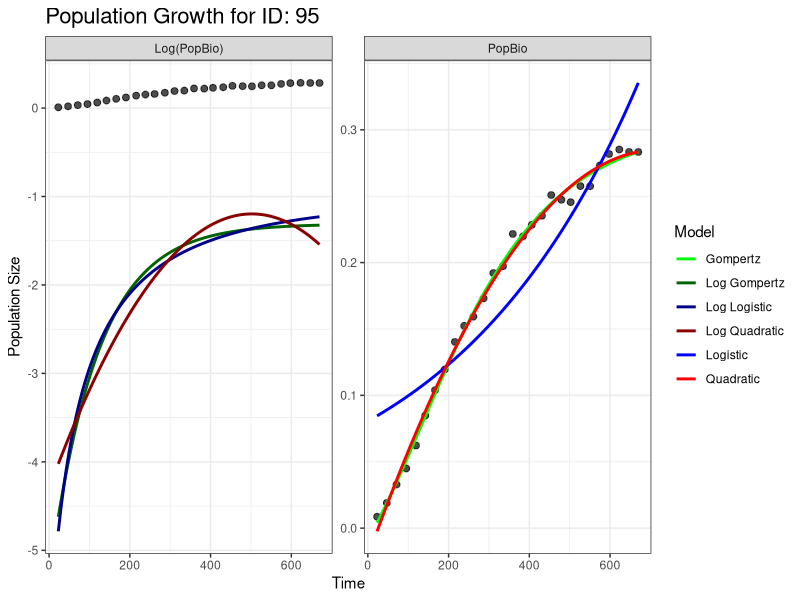
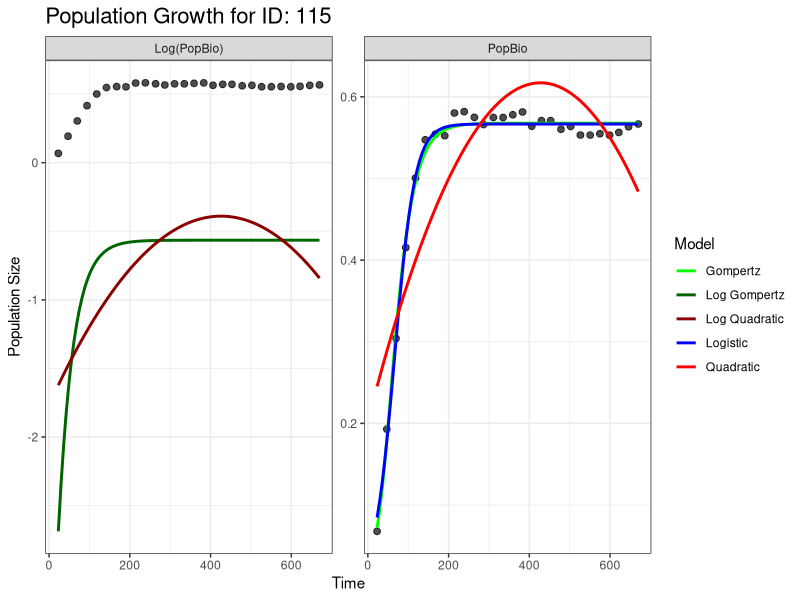
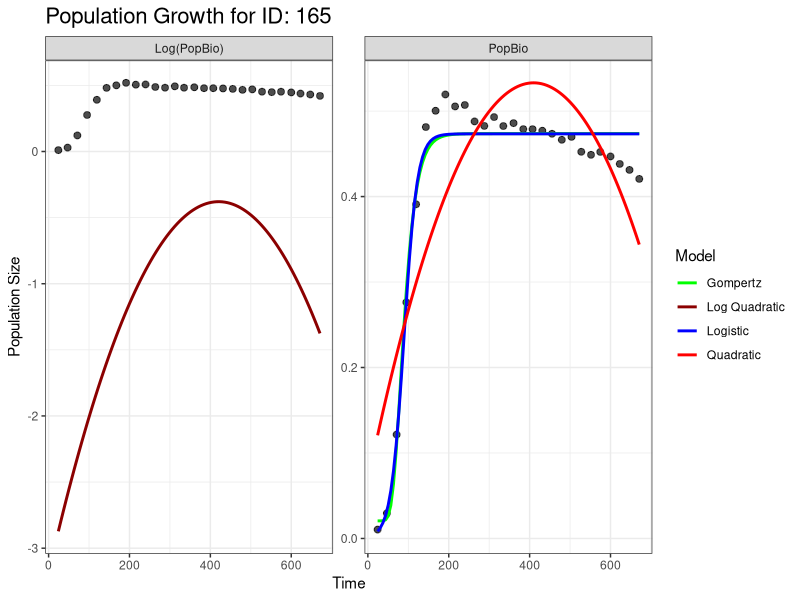
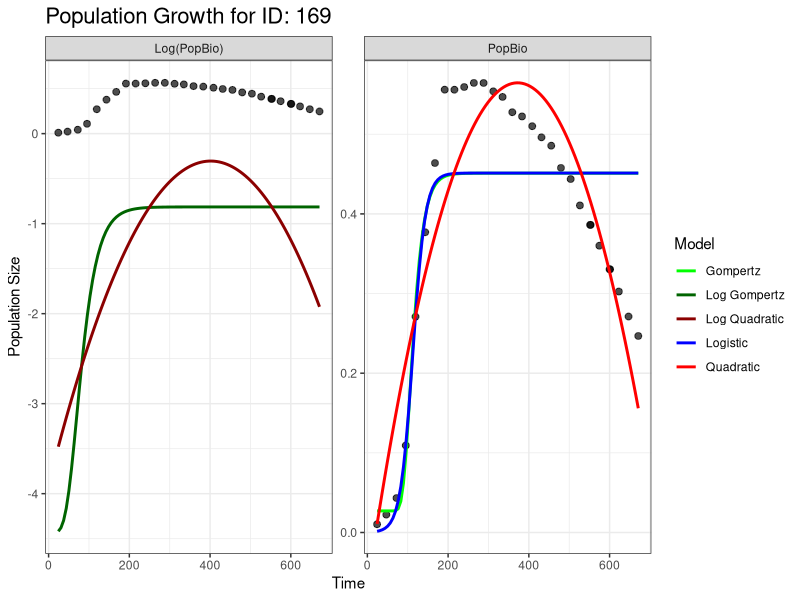
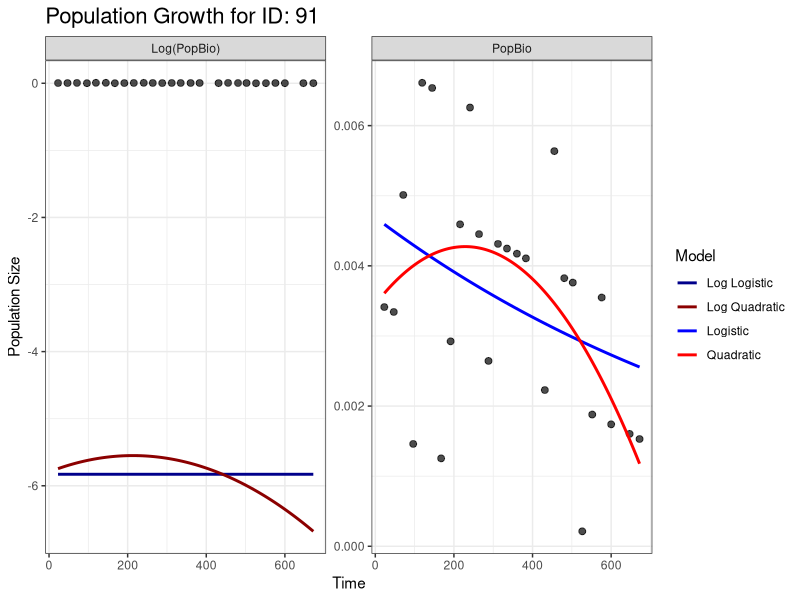
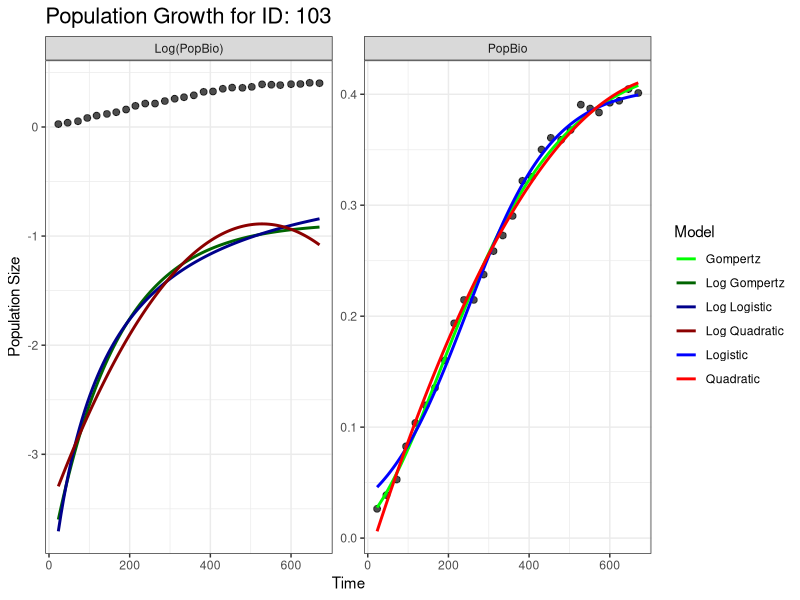
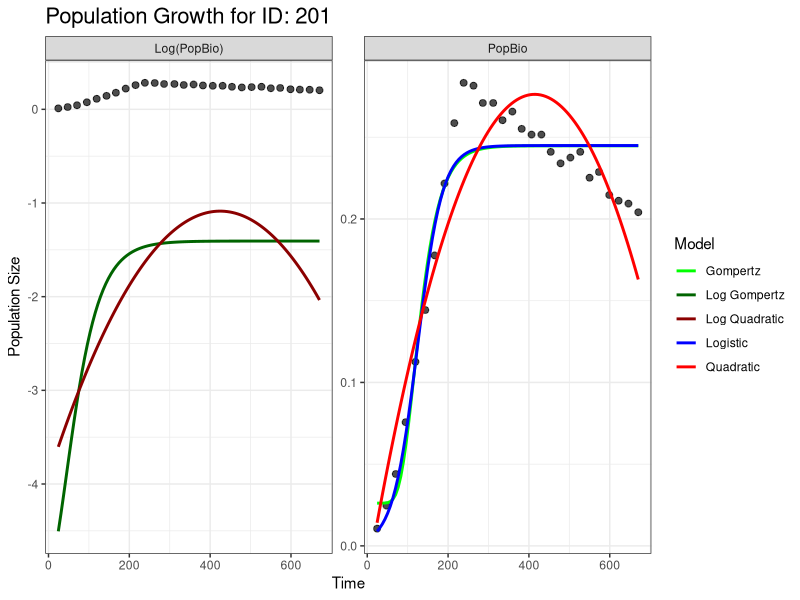
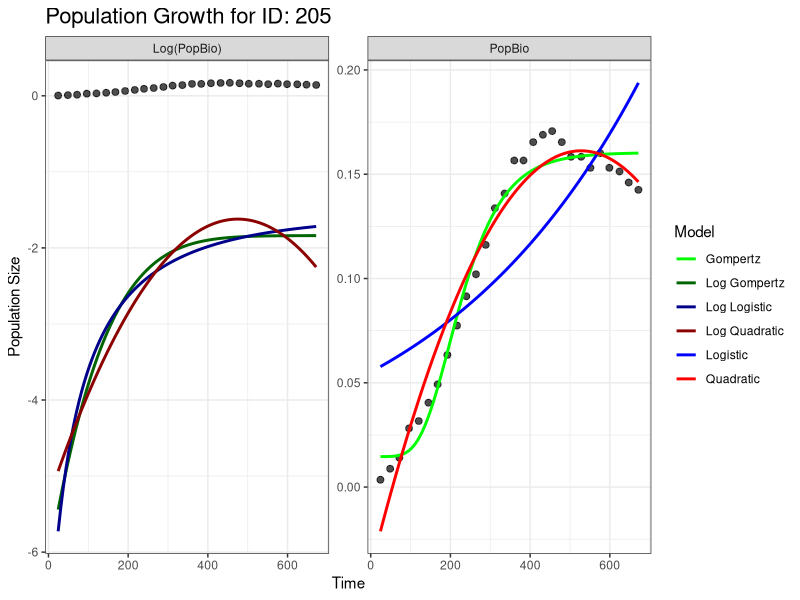

These figures' R source, in order: (Note: this script raises an error after producing the figures.)
#########
# Load required libraries
library(ggplot2)
library(minpack.lm)
library(dplyr)
library(data.table)
library(tidyr)



#load and clean datasets
data <- read.csv("../results/subset_data.csv") %>%
  filter(Time >= 0, PopBio > 0, !is.na(PopBio)) %>%
  mutate(logPopBio = log(PopBio)) %>%
  group_by(num_ID) %>%
  filter(n() >= 5) %>%
  ungroup()

#define unique IDs
unique_ids <- unique(data$num_ID)
n_ids <- length(unique_ids)

#define Models
logistic1 <- function(t, r, K, N0) {
  N0 * K * exp(r * t) / (K + N0 * (exp(r * t) - 1))
}

gompertz_model <- function(t, r, K, N0, t_lag) {
  N0 + (K - N0) * exp(-exp(r * exp(1) * (t_lag - t) / ((K - N0) * log(10)) + 1))
}



#Stat metrics= 
  #R2
calculate_R2 <- function(model, data, response_var) {
  if (is.null(model)) {
    return(NA)  # If model didn't converge, return NA
  }
  
  # Extract observed values
  y_obs <- data[[response_var]]
  y_pred <- predict(model, newdata = data)
  
  # Compute R²
  SS_res <- sum((y_obs - y_pred)^2, na.rm = TRUE)
  SS_tot <- sum((y_obs - mean(y_obs, na.rm = TRUE))^2, na.rm = TRUE)
  
  R2 <- 1 - (SS_res / SS_tot)
  
  return(R2)
}
  #AIC, BIC, R2 safe -- only if model is not null
safe_AIC <- function(model) if (!is.null(model)) tryCatch(AIC(model), error = function(e) NA) else NA
safe_BIC <- function(model) if (!is.null(model)) tryCatch(BIC(model), error = function(e) NA) else NA
safe_R2 <- function(model, data, response_var) if (!is.null(model)) tryCatch(calculate_R2(model, data, response_var), error = function(e) NA) else NA


  #AICc
calculate_AICc <- function(aic, k, n) {
  if (n - k - 1 <= 0) return(Inf)
  return(aic + (2 * k * (k + 1)) / (n - k - 1))
}


#control set for nls
control <- nls.control(maxiter = 50, tol = 1e-5)

#Initial parameters function
get_starting_parameters <- function(data, log_transform = FALSE) {
  if (nrow(data) < 2) {
    return(list(N0 = 1, Nmax = 10, rmax = 0.01, t_lag = 0))  # Default values
  }

  #pop uses logPopBio if log_transformed= T, and Popbio if log_transformed = F
  pop <- ifelse(log_transform, "logPopBio", "PopBio")
  if (!pop %in% names(data) || all(is.na(data[[pop]]))) {
    return(list(N0 = 1, Nmax = 10, rmax = 0.01, t_lag = 0))
  }

  #N0
  N0 <- min(data[[pop]], na.rm = TRUE)
  Nmax <- max(data[[pop]], na.rm = TRUE)
  if (Nmax <= 0) Nmax <- N0 + 1  #ensure Nmax > N0

  #r
  growth_rates <- diff(data[[pop]]) / diff(data$Time)
  rmax <- ifelse(length(growth_rates) > 0, max(growth_rates, na.rm = TRUE), 0.01)

  #t_lag
  t_lag <- if (!is.na(rmax) && rmax > 0) {
    inflection_index <- which.max(growth_rates)
    if (!is.na(inflection_index) && inflection_index > 0 && inflection_index <= length(data$Time)) {
      data$Time[inflection_index] - (N0 / rmax)
    } else { NA }
  } else { NA }

    #if values are NA or Inf - set some realistic parameters for comparison
  if (is.na(N0) || is.infinite(N0)) N0 <- 1
  if (is.na(Nmax) || is.infinite(Nmax)) Nmax <- 10
  if (is.na(rmax) || is.infinite(rmax)) rmax <- 0.01
  if (is.na(t_lag) || is.infinite(t_lag)) t_lag <- 0

  return(list(N0 = N0, Nmax = Nmax, rmax = rmax, t_lag = t_lag))
}

results_list <- list()


#for loop - for each unique id 
for (id in unique_ids) {
  current_subset <- filter(data, num_ID == id)
  time_values <- data.frame(Time = seq(min(current_subset$Time), max(current_subset$Time), length.out = 100))
  print(paste("Processing ID:", id, "at", Sys.time()))

  #setting log / non log initial parameters
  start_params_normal <- get_starting_parameters(current_subset, log_transform = FALSE)
  start_params_log <- get_starting_parameters(current_subset, log_transform = TRUE)

  # ---- Quadratic Models ----
  quadratic_fit <- tryCatch(lm(PopBio ~ poly(Time, 2), data = current_subset), error = function(e) NULL)
  log_quadratic_fit <- tryCatch(lm(logPopBio ~ poly(Time, 2), data = current_subset), error = function(e) NULL)
      
  # ---- Logistic Models ----
  logistic_fit <- tryCatch(
    {
      nlsLM(PopBio ~ logistic1(Time, r, K, N0),
        data = current_subset,
        start = list(r = start_params_normal$rmax, K = start_params_normal$Nmax, N0 = start_params_normal$N0),
        control = control
      )
    },
    error = function(e) NULL
  )
      
  log_logistic_fit <- tryCatch(
    {
      nlsLM(logPopBio ~ logistic1(Time, r, K, N0),
        data = current_subset,
        start = list(r = start_params_log$rmax, K = start_params_log$Nmax, N0 = start_params_log$N0),
        control = control
      )
    },
    error = function(e) NULL
  )
  
  # ---- Gompertz Models ----
  gompertz_fit <- tryCatch(
    {
      nlsLM(PopBio ~ gompertz_model(Time, r, K, N0, t_lag),
        data = current_subset,
        start = list(
          r = start_params_normal$rmax, K = start_params_normal$Nmax,
          N0 = start_params_normal$N0, t_lag = start_params_normal$t_lag
        ),
        control = control
      )
    },
    error = function(e) NULL
  )
        
  log_gompertz_fit <- tryCatch(
    {
      nlsLM(logPopBio ~ gompertz_model(Time, r, K, N0, t_lag),
        data = current_subset,
        start = list(
          r = start_params_log$rmax, K = start_params_log$Nmax,
          N0 = start_params_log$N0, t_lag = start_params_log$t_lag
        ),
        control = control
      )
    },
    error = function(e) NULL
  )


  # ---- Predictions for model plots -----  
 time_values <- time_values %>%
    mutate(
      Quadratic_Pred = if (!is.null(quadratic_fit)) predict(quadratic_fit, newdata = time_values) else NA,
      Log_Quadratic_Pred = if (!is.null(log_quadratic_fit)) predict(log_quadratic_fit, newdata = time_values) else NA,
      Logistic_Pred = if (!is.null(logistic_fit)) predict(logistic_fit, newdata = time_values) else NA,
      Log_Logistic_Pred = if (!is.null(log_logistic_fit)) predict(log_logistic_fit, newdata = time_values) else NA,
      Gompertz_Pred = if (!is.null(gompertz_fit)) predict(gompertz_fit, newdata = time_values) else NA,
      Log_Gompertz_Pred = if (!is.null(log_gompertz_fit)) predict(log_gompertz_fit, newdata = time_values) else NA
    )

  # ---- Filter for good fits ----
  time_values_long <- time_values %>%
    pivot_longer(cols = c(Quadratic_Pred, Log_Quadratic_Pred, 
                          Logistic_Pred, Log_Logistic_Pred, 
                          Gompertz_Pred, Log_Gompertz_Pred),
                 names_to = "Model", values_to = "Prediction") %>%
    filter(!is.na(Prediction)) %>%
    mutate(Scale = case_when(
      Model %in% c("Quadratic_Pred", "Logistic_Pred", "Gompertz_Pred") ~ "PopBio",
      Model %in% c("Log_Quadratic_Pred", "Log_Logistic_Pred", "Log_Gompertz_Pred") ~ "Log(PopBio)"
    ))


current_subset_long <- current_subset %>%
  pivot_longer(cols = c(PopBio, logPopBio), names_to = "Scale", values_to = "Value") %>%
  mutate(Scale = recode(Scale, PopBio = "PopBio", logPopBio = "Log(PopBio)"))

# ---- Plotting ----
plot <- ggplot() +
    geom_point(data = current_subset, aes(x = Time, y = PopBio), size = 2, alpha = 0.7) +
    geom_line(data = time_values_long, aes(x = Time, y = Prediction, color = Model), size = 1) +
    facet_wrap(~Scale, scales = "free_y", 
               labeller = labeller(Scale = c("Log(PopBio)" = "Log(PopBio)", "PopBio" = "PopBio"))) +
    labs(title = paste("Population Growth for ID:", id),
         x = "Time", y = "Population Size") +
    scale_color_manual(values = c("Quadratic_Pred" = "red", "Log_Quadratic_Pred" = "darkred",
                                  "Logistic_Pred" = "blue", "Log_Logistic_Pred" = "darkblue",
                                  "Gompertz_Pred" = "green", "Log_Gompertz_Pred" = "darkgreen"), 
                                  labels = c("Quadratic_Pred" = "Quadratic", 
                                  "Log_Quadratic_Pred" = "Log Quadratic",
                                  "Logistic_Pred" = "Logistic", 
                                  "Log_Logistic_Pred" = "Log Logistic",
                                  "Gompertz_Pred" = "Gompertz", 
                                  "Log_Gompertz_Pred" = "Log Gompertz")) +          
    theme_minimal() +
    theme_bw() +
    theme(plot.title = element_text(size = 16))

    #save plots into Results/modelplots/ subdirectory
  ggsave(filename = paste0("../results/modelplots/Models_Comparison_plot_ID_", id, ".png"), 
       plot = plot, width = 10, height = 6)

  # ---- Statistical Metrics - dataframe ----
  result <- data.frame(
    ID = id,
    quadratic_converged = !is.null(quadratic_fit),
    log_quadratic_converged = !is.null(log_quadratic_fit),
    logistic_converged = !is.null(logistic_fit),
    log_logistic_converged = !is.null(log_logistic_fit),
    gompertz_converged = !is.null(gompertz_fit),
    log_gompertz_converged = !is.null(log_gompertz_fit),

    AIC_quadratic = safe_AIC(quadratic_fit),
    AIC_log_quadratic = safe_AIC(log_quadratic_fit),
    AIC_logistic = safe_AIC(logistic_fit),
    AIC_log_logistic = safe_AIC(log_logistic_fit),
    AIC_gompertz = safe_AIC(gompertz_fit),
    AIC_log_gompertz = safe_AIC(log_gompertz_fit),

    BIC_quadratic = safe_BIC(quadratic_fit),
    BIC_log_quadratic = safe_BIC(log_quadratic_fit),
    BIC_logistic = safe_BIC(logistic_fit),
    BIC_log_logistic = safe_BIC(log_logistic_fit),
    BIC_gompertz = safe_BIC(gompertz_fit),
    BIC_log_gompertz = safe_BIC(log_gompertz_fit),

    R2_quadratic = if (!is.null(quadratic_fit)) summary(quadratic_fit)$r.squared else NA,
    R2_log_quadratic = if (!is.null(log_quadratic_fit)) summary(log_quadratic_fit)$r.squared else NA,
    R2_logistic = safe_R2(logistic_fit, current_subset, "PopBio"),
    R2_log_logistic = safe_R2(log_logistic_fit, current_subset, "logPopBio"),
    R2_gompertz = safe_R2(gompertz_fit, current_subset, "PopBio"),
    R2_log_gompertz = safe_R2(log_gompertz_fit, current_subset, "logPopBio"),

    AICc_quadratic = if (!is.null(quadratic_fit)) calculate_AICc(safe_AIC(quadratic_fit), 3, nrow(current_subset)) else NA,
    AICc_log_quadratic = if (!is.null(log_quadratic_fit)) calculate_AICc(safe_AIC(log_quadratic_fit), 3, nrow(current_subset)) else NA,
    AICc_logistic = if (!is.null(logistic_fit)) calculate_AICc(safe_AIC(logistic_fit), 3, nrow(current_subset)) else NA,
    AICc_log_logistic = if (!is.null(log_logistic_fit)) calculate_AICc(safe_AIC(log_logistic_fit), 3, nrow(current_subset)) else NA,
    AICc_gompertz = if (!is.null(gompertz_fit)) calculate_AICc(safe_AIC(gompertz_fit), 4, nrow(current_subset)) else NA,
    AICc_log_gompertz = if (!is.null(log_gompertz_fit)) calculate_AICc(safe_AIC(log_gompertz_fit), 4, nrow(current_subset)) else NA
  )
  results_list <- append(results_list, list(result))

}

#bind the df
results <- do.call(rbind, results_list)

#save statistical dataframe
write.csv(results, "../results/model_fits.csv", row.names = FALSE)
